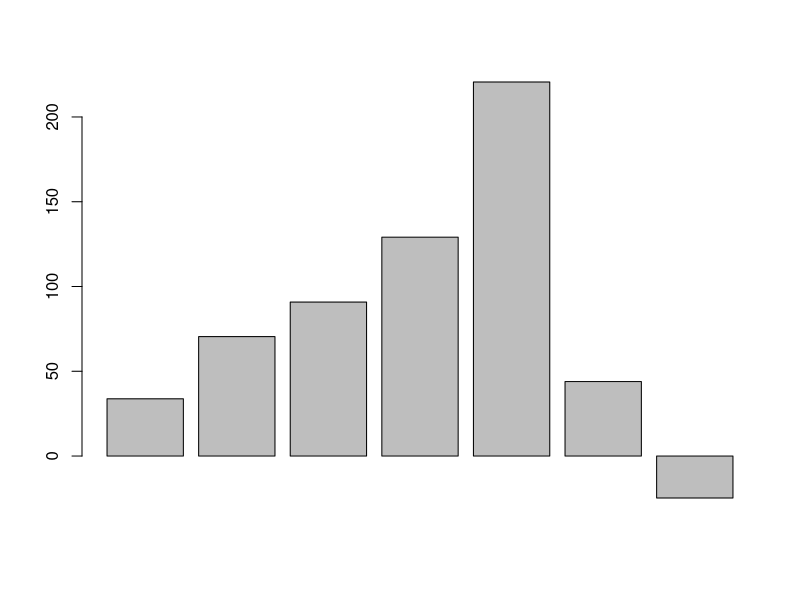
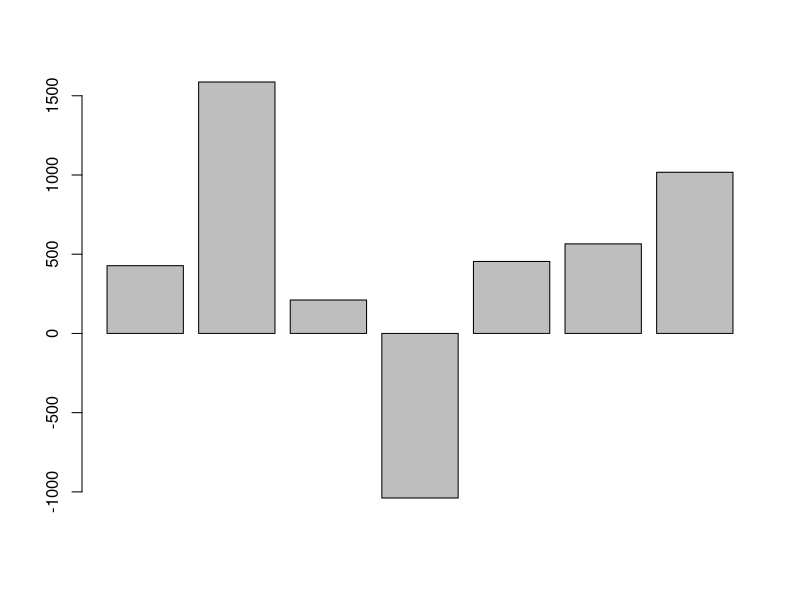
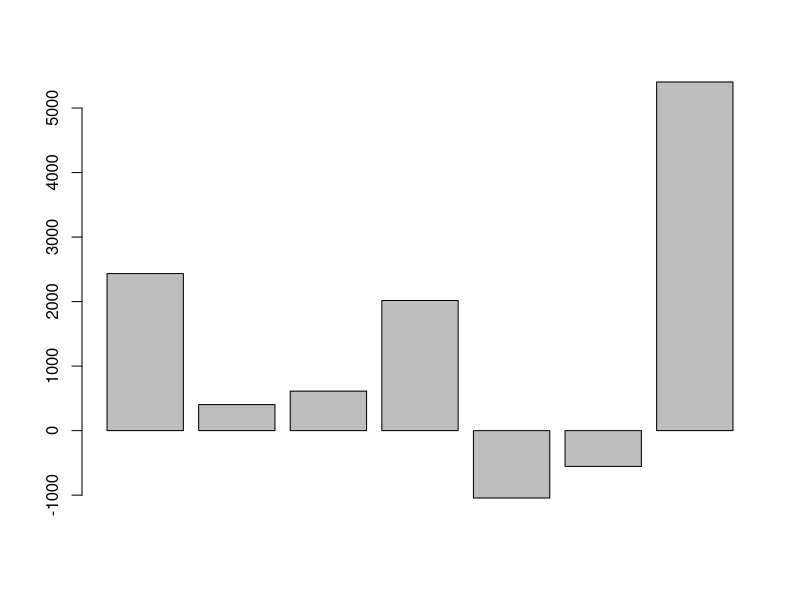
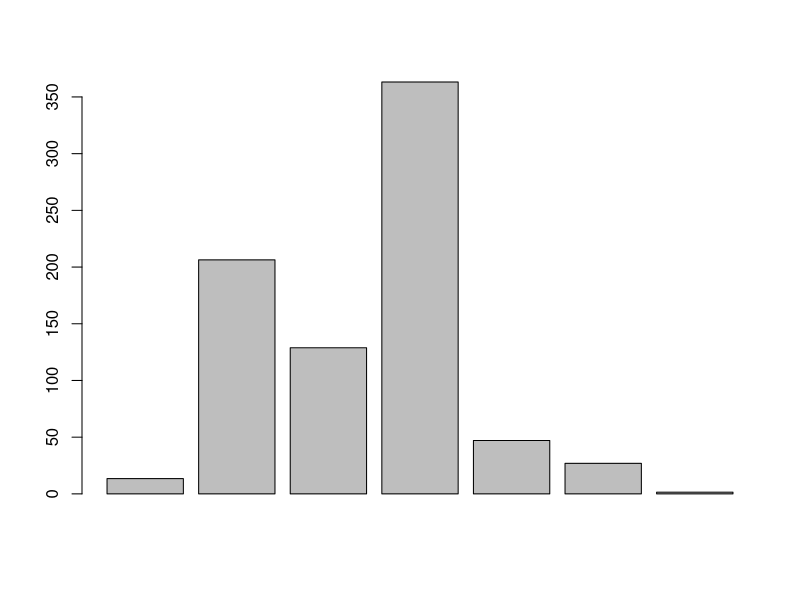
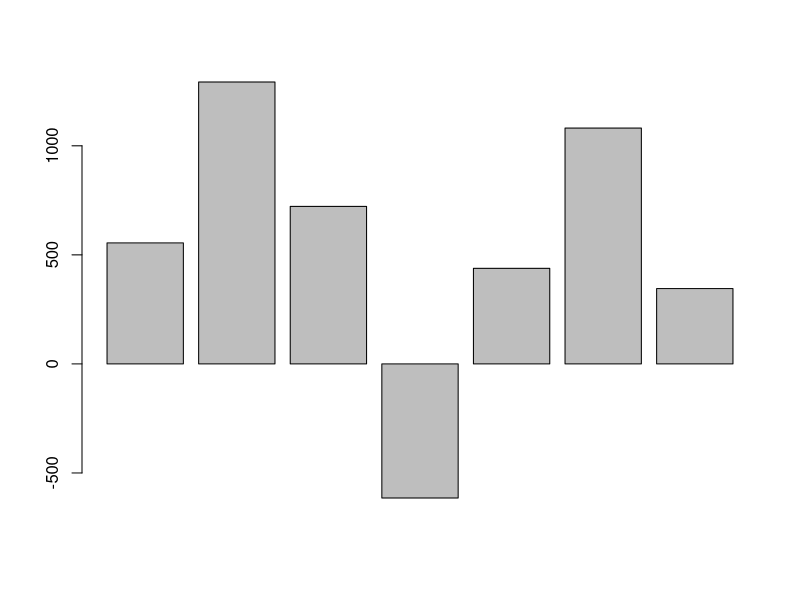
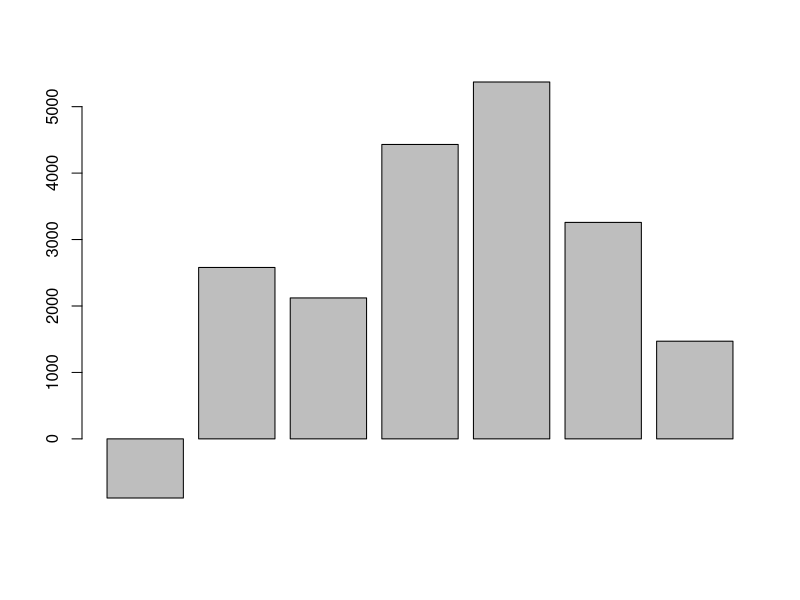

Write the R code that produced these figures, in order. (Note: this script raises an error after producing the figures.)

# 1) purrr basics - a refresher

library(tidyverse)

# Repcap - intro  ---------------------------------------------------------

# purrr: map( .x, .f, ...) / for each element of .x do .f

#visit2015 <- read_csv2( "dataStMalo.csv")

list <- list( a = rnorm(10,1,1), b = rnorm(100,10,2))


map(list, sum)

map( list , function(x) {sum(x)})

# dbl
map_dbl( list , sum)


## With two arguments
map2(list, list, function(x,y) {sum(x,y)})


## More than two elements ->

flere_lister <- list( list, list, list)


pmap(flere_lister, function(...) {sum(...)})

# A sum fra alle listene:
pmap_dbl(flere_lister, function(...) {sum(...)})



# Exercise  ---------------------------------------------------------------

# Vektorer:
visit_a <-  c(1,5,6,8,3,1,4)
visit_b <-  c(12,51,26,48,13,21,54)

to_day <- function(x) {x*24}

all_visit <- list(visit_a, visit_b)

# map
all_visit_converted <- map(all_visit, to_day)

map_dbl(all_visit_converted, mean)

#### Three days, converted
visit_c <- c(100:106)

all_tests <- list(visit_a,visit_b,visit_c)
#
map(all_tests, function(x) {x*24*rnorm(length(x),1,1)}) %>% 
  map(function(.x) {barplot(.x)})

# Without print on the screen
map(all_tests, function(x) {x*24*rnorm(length(x),1,1)}) %>% 
  walk(function(.x) {barplot(.x)})

## The sum of each element: 
all_test_day <- map(all_tests , to_day)
pmap( all_test_day, function(...){sum(...)})

# Eqvivalent to:
all_test_day[[1]][1] + all_test_day[[2]][1] + all_test_day[[3]][1]





# Intro to mappers --------------------------------------------------------

# fucus on .f: Can be 3: function, "n" or number

#1) Anonymous function;

map_dbl( visit_a, ~ round(mean(.x)*10))

map2_dbl( visit_a, visit_b, ~ .x + .y)

map2_dbl( visit_a, visit_b, ~ ..1 + ..2)


# as_mapper

round_mean <- as_mapper(~round(mean(.x)))

round_mean( c(1.9,5.222, 9.9,5.9))

# In map:
map_dbl(visit_a, as_mapper(~.x*24))



# Set_names to list -------------------------------------------------------

mnd_visit <- function( per_mnd = 1,  min = 10, max = 40) {
  visit_a <- list()
  
  for(i in 1:12) {
    visit_a[[i]] <- runif(per_mnd, min = min, max = max);
  }  
  
  return(visit_a)
}

visit_2015 <- mnd_visit(per_mnd = 10, min = 5, max = 40)

visit_2016 <- mnd_visit(per_mnd = 15, min = 5, max = 40)


visit_2015

mean_mnd_2015 <- map(visit_2015, function(x) { round(mean(x), 0) })


# Set name:
  # Null names:
names(mean_mnd_2015)


length(mean_mnd_2015)

# first arg. need to be the same length as the secound.
mean_mnd_2015 <- set_names(mean_mnd_2015, month.abb)

names(mean_mnd_2015)


# Set names in a map:

mean_mnd_2016 <- mnd_visit(per_mnd = 30)
mean_mnd_2017 <- mnd_visit(per_mnd = 40)


names(mean_mnd_2016)


all_mean_visit <- list(mean_mnd_2015, mean_mnd_2016, mean_mnd_2017)

all_mean_visit <-
  # all year visit as list input.
  map(all_mean_visit, function(x) {
    # Extrapt each list from x
    map(x, function(x) {
      # mean all element in each list
      mean(x)
    })
  })


# Look at the new list:
all_mean_visit[[2]]


# give name to each mean_mnd/list


all_mean_visit <-map(all_mean_visit, function(x) {set_names(x, month.abb)})


for(i in 1:length(all_mean_visit) ){
  print(str_c("Element ", i, " med navnene på elementene:"))
  print(names(all_mean_visit[[i]]))
}


## When need to extract only elements that satisfy a condtion, use keep

# ex. which month has over 25 visits?

visit_2015 <- set_names(visit_2015, month.abb)

over_22 <- keep( visit_2015, function(x) {mean(x) > 22 })

names(over_22)

# As mapper:

limits <- as_mapper(~mean(.x) > 22)

visit_2016 <- set_names(visit_2016, month.abb)

over_22 <- keep(visit_2016, limits)

under_22 <- discard(visit_2016, limits)

names(over_22)
names(under_22)

## Keep, discard with map:

head(iris);head(airquality)

df_list <- list(iris, airquality)

#
map( df_list, function(x) {head(x, n = 12)} )


map( df_list, function(x) { head(keep(x, is.factor))} )

map( df_list, ~head(keep(.x, is.factor)))


## Example three:
all_visits <- list( c(100,22, 102, 103, 120,200, 100), 
                    c(100,22, 20, 103, 90,240, 100),
                    c(100,22, 2, 30, 110,101, 110))


# Create a mapper that test if .x is more than 100 
is_more_than_hundred <- as_mapper(~ .x > 100)


# Use this mapper with keep() on the all_visits object 
map(all_visits, ~ keep(.x, is_more_than_hundred))

# Use the  day vector to set names to all_list
day <- c("mon", "tue", "wed", "thu", "fri", "sat", "sun")
full_visits_named <- map(all_visits, ~ set_names(.x, day))

# Use this mapper with keep() 
map(full_visits_named, ~ keep(.x, is_more_than_hundred))



# example 4: Set_name, test if x > 100, and than filter group unde --------
# Set the name of each subvector
day <- c("mon", "tue", "wed", "thu", "fri", "sat", "sun")
all_visits_named <- map(all_visits, ~ set_names(.x, day))

# Create a mapper that will test if .x is over 100 
threshold <- as_mapper( ~.x >100)

# Run this mapper on the all_visits_named object: group_over
group_over <- map(all_visits_named, ~ keep(.x, threshold))

# Run this mapper on the all_visits_named object: group_under
group_under <-  map(all_visits_named, ~ discard(.x, threshold))




# Predicates --------------------------------------------------------------

# predicate return TRUE or FALSE -> test of condiction

# example: keep and discards -> return true and false
# other:
  # every -> test every elements, if they meet a condtion

visit_a
every( visit_a, function(x) { x > 2})

every( visit_a, ~.x > 0)

  # some -> test if some elements meet conditon
some( visit_a , ~.x == 0)

some( visit_a , ~.x != 0)

# Create a threshold variable, set it to 160
threshold <- 160

# Create a mapper that tests if .x is over the defined threshold
over_threshold <- as_mapper(~ .x > threshold)

# Are all elements in every all_visits vectors over the defined threshold? 
map(all_visits, ~ every(.x, over_threshold))

# Are some elements in every all_visits vectors over the defined threshold? 
map(all_visits, ~ some(.x, over_threshold))



# Functional programming in R ---------------------------------------------

#impure function
Sys.time()

# pure
nrow()


# side effect
plot(iris)

# adverbs 
possibly()

# if fail, return result and error
safely()

# Example:

map(list(2,"a"), log )

# use saftly -> tell result or error
map(list(2, "a"), safely(log))

# More: print only error or 
map(list(2, "a"), safely(log)) %>% map("result")

map(list(2, "a"), safely(log)) %>% map("error")


urls <- c("eirik", "trond", "christoffer")

# Create a safe version of read_lines()
safe_read <- safely(function(x) {read_lines(x)})

# Map it on the urls vector
res <- map(urls, safe_read)

# Set the name of the results to `urls`
named_res <- set_names(res,urls)

# Extract only the "error" part of each sublist
named_res %>% map("error")

named_res %>% map("result")




# safely, discard and map as function -------------------------------------

a <- list(1, 2, -1, 2, 0, -3, 5)

a <- a %>% set_names(letters[1:length(a)])

map_df( discard(a, function(x) {x < 0}), function(x){print(x)} ) 


# implement safely
safe_read <- safely( function(x) read_lines(x))

# discard
safe_read_disc <- function(read_list) {
  safe_read(read_list) %>% 
    discard(is.null)
}


til_lesing <- c("en", "to", NULL, "tre")

safe_read_disc(til_lesing) 




# Possibly : as safely but not reported with "error" or "result--------------------

# A first example

try_sum <- possibly( function(x) {sum(x)}, otherwise = "Not logical to sum")

test <-  c(1,2, 3, "En")
test2 <- seq(1:10)

try_sum(test)
try_sum(test2)

# Example 2
# Create a possibly() version of read_lines()
possible_read <- possibly(read_lines, otherwise = 404)

# Map this function on urls, pipe it into set_names()
res <- map(urls, possible_read) %>% set_names(urls)

# Paste each element of the list 
res_pasted <- map(res, paste, collapse = " ")

# Keep only the elements which are equal to 404
keep(res_pasted, function(x){ x == 404})

## Example Three
url_tester <- function(url_list){
  url_list %>%
    # Map a version of read_lines() that otherwise returns 404
    map( possibly(read_lines, otherwise = 404) ) %>%
    # Set the names of the result
    set_names( urls ) %>% 
    # paste() and collapse each element
    map(paste, collapse = " ") %>%
    # Remove the 404 
    discard(function(x) {x == 404}) %>%
    names() # Will return the names of the good ones
}

# Try this function on the urls object
url_tester(urls)































